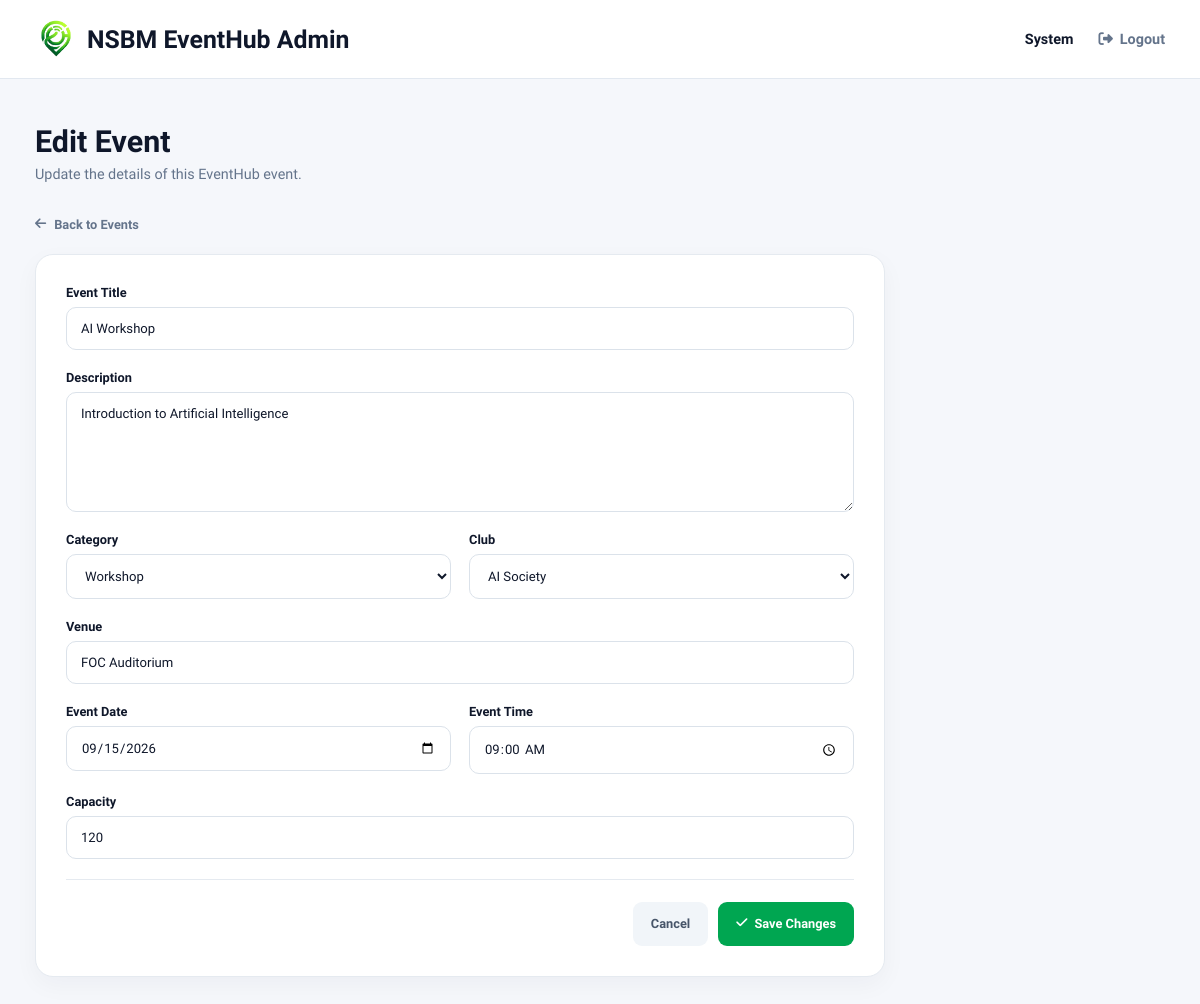
Screenshot of /admin/edit-event.php?id=1 (signed in) with the database file from the repository.
### tables this page shows
CREATE TABLE events (
    event_id INT AUTO_INCREMENT PRIMARY KEY,

    title VARCHAR(200) NOT NULL,
    description TEXT,

    category_id INT NOT NULL,
    club_id INT NOT NULL,

    venue VARCHAR(150) NOT NULL,

    event_date DATE NOT NULL,
    event_time TIME NOT NULL,

    capacity INT NOT NULL,

    banner_image VARCHAR(255),

    created_by INT NOT NULL,

    created_at TIMESTAMP DEFAULT CURRENT_TIMESTAMP,

    CONSTRAINT fk_events_category
        FOREIGN KEY(category_id)
        REFERENCES categories(category_id),

    CONSTRAINT fk_events_club
        FOREIGN KEY(club_id)
        REFERENCES clubs(club_id),

    CONSTRAINT fk_events_user
        FOREIGN KEY(created_by)
        REFERENCES users(user_id)
);

CREATE TABLE categories (
    category_id INT AUTO_INCREMENT PRIMARY KEY,
    category_name VARCHAR(100) NOT NULL UNIQUE
);

CREATE TABLE clubs (
    club_id INT AUTO_INCREMENT PRIMARY KEY,
    club_name VARCHAR(150) NOT NULL,
    description TEXT
);

### admin/edit-event.php (the view, shortened to what this page needs)
<?php
require_once "../config/db.php";
$event_id = intval($_GET["id"] ?? 0);
$sql = "
    SELECT
        event_id,
        title,
        description,
        category_id,
        club_id,
        venue,
        event_date,
        event_time,
        capacity
    FROM events
    WHERE event_id = ?
";
$stmt = mysqli_prepare(
    $conn,
    $sql
);
mysqli_stmt_bind_param(
    $stmt,
    "i",
    $event_id
);
mysqli_stmt_execute($stmt);
$result = mysqli_stmt_get_result($stmt);
$event = mysqli_fetch_assoc($result);
$category_result = mysqli_query(
    $conn,
    "
    SELECT
        category_id,
        category_name
    FROM categories
    ORDER BY category_name
    "
);
$club_result = mysqli_query(
    $conn,
    "
    SELECT
        club_id,
        club_name
    FROM clubs
    ORDER BY club_name
    "
);
?>
<!DOCTYPE html>
<html lang="en">
<head>
    <link
        rel="stylesheet"
        href="https://cdnjs.cloudflare.com/ajax/libs/font-awesome/6.4.0/css/all.min.css">
    <link
        rel="stylesheet"
        href="../assets/css/admin-dashboard.css">
</head>
<body>
<header class="admin-header">
    <div class="header-container">
        <div class="brand">
            <img
                src="../assets/images/logo.png"
                alt="EventHub Logo"
                height="42">
            <span>
                NSBM EventHub Admin
            </span>
        </div>
        <div class="admin-profile">
            <span>
                <?php
                echo htmlspecialchars(
                    $_SESSION["first_name"]
                );
                ?>
            </span>
            <a href="../auth/logout.php">
                <i class="fa-solid fa-right-from-bracket"></i>
                Logout
            </a>
        </div>
    </div>
</header>
<main class="admin-main">
    <section class="welcome-section">
        <div>
            <h1>
                Edit Event
            </h1>
            <p>
                Update the details of this EventHub event.
            </p>
        </div>
    </section>
    <a
        href="events.php"
        class="back-button">
        <i class="fa-solid fa-arrow-left"></i>
        Back to Events
    </a>
    <section class="edit-event-form-card">
        <form
            method="POST"
            action="edit-event.php?id=<?php echo $event_id; ?>">
            <div class="event-form-group">
                <label>
                    Event Title
                </label>
                <input
                    type="text"
                    name="title"
                    value="<?php
                        echo htmlspecialchars(
                            $event["title"]
                        );
                    ?>"
                    required>
            </div>
            <div class="event-form-group">
                <label>
                    Description
                </label>
                <textarea
                    name="description"
                    rows="5"
                    required><?php
                        echo htmlspecialchars(
                            $event["description"]
                        );
                    ?></textarea>
            </div>
            <div class="event-form-row">
                <div class="event-form-group">
                    <label>
                        Category
                    </label>
                    <select
                        name="category_id"
                        required>
                        <?php while (
                            $category =
                            mysqli_fetch_assoc(
                                $category_result
                            )
                        ): ?>
                            <option
                                value="<?php
                                    echo $category[
                                        "category_id"
                                    ];
                                ?>"
                                <?php
                                if (
                                    $category[
                                        "category_id"
                                    ]
                                    ==
                                    $event[
                                        "category_id"
                                    ]
                                ) {
                                    echo "selected";
                                }
                                ?>>
                                <?php
                                echo htmlspecialchars(
                                    $category[
                                        "category_name"
                                    ]
                                );
                                ?>
                            </option>
                        <?php endwhile; ?>
                    </select>
                </div>
                <div class="event-form-group">
                    <label>
                        Club
                    </label>
                    <select
                        name="club_id"
                        required>
                        <?php while (
                            $club =
                            mysqli_fetch_assoc(
                                $club_result
                            )
                        ): ?>
                            <option
                                value="<?php
                                    echo $club[
                                        "club_id"
                                    ];
                                ?>"
                                <?php
                                if (
                                    $club[
                                        "club_id"
                                    ]
                                    ==
                                    $event[
                                        "club_id"
                                    ]
                                ) {
                                    echo "selected";
                                }
                                ?>>
                                <?php
                                echo htmlspecialchars(
                                    $club["club_name"]
                                );
                                ?>
                            </option>
                        <?php endwhile; ?>
                    </select>
                </div>
            </div>
            <div class="event-form-group">
                <label>
                    Venue
                </label>
                <input
                    type="text"
                    name="venue"
                    value="<?php
                        echo htmlspecialchars(
                            $event["venue"]
                        );
                    ?>"
                    required>
            </div>
            <div class="event-form-row">
                <div class="event-form-group">
                    <label>
                        Event Date
                    </label>
                    <input
                        type="date"
                        name="event_date"
                        value="<?php
                            echo htmlspecialchars(
                                $event["event_date"]
                            );
                        ?>"
                        required>
                </div>
                <div class="event-form-group">
                    <label>
                        Event Time
                    </label>
                    <input
                        type="time"
                        name="event_time"
                        value="<?php
                            echo htmlspecialchars(
                                $event["event_time"]
                            );
                        ?>"
                        required>
                </div>
            </div>
            <div class="event-form-group">
                <label>
                    Capacity
                </label>
                <input
                    type="number"
                    name="capacity"
                    min="1"
                    value="<?php
                        echo htmlspecialchars(
                            $event["capacity"]
                        );
                    ?>"
                    required>
            </div>
            <div class="edit-event-actions">
                <a
                    href="events.php"
                    class="cancel-event-btn">
                    Cancel
                </a>
                <button
                    type="submit"
                    class="save-event-btn">
                    <i class="fa-solid fa-check"></i>
                    Save Changes
                </button>
            </div>
        </form>
    </section>
</main>
</body>
</html>

### assets/css/admin-dashboard.css (style rules this page uses)
:root { --primary: #00a651; --primary-dark: #008741; --text-dark: #0f172a; --text-gray: #64748b; --background: #f5f7fb; --white: #ffffff; --border: #e2e8f0; --danger: #dc2626; --danger-light: #fef2f2; --success: #16a34a; --success-light: #f0fdf4; --shadow: 0 10px 30px rgba(15, 23, 42, 0.06); }
* { margin: 0; padding: 0; box-sizing: border-box; font-family: 'Plus Jakarta Sans', sans-serif; }
body { background: var(--background); color: var(--text-dark); min-height: 100vh; }
.admin-header { width: 100%; background: var(--white); border-bottom: 1px solid var(--border); position: sticky; top: 0; z-index: 100; }
.header-container { width: 100%; max-width: 1450px; margin: auto; padding: 18px 35px; display: flex; justify-content: space-between; align-items: center; }
.brand { display: flex; align-items: center; gap: 10px; font-size: 1.55rem; font-weight: 700; color: var(--text-dark); }
.admin-profile { display: flex; align-items: center; gap: 25px; font-size: 0.9rem; color: var(--text-gray); }
.admin-profile span { font-weight: 600; color: var(--text-dark); }
.admin-profile a { display: flex; align-items: center; gap: 7px; color: var(--text-gray); text-decoration: none; font-weight: 600; transition: 0.2s ease; }
.admin-main { width: 100%; max-width: 1450px; margin: auto; padding: 45px 35px 70px; }
.welcome-section { margin-bottom: 30px; }
.welcome-section h1 { font-size: 1.9rem; font-weight: 700; margin-bottom: 7px; }
.welcome-section p { color: var(--text-gray); font-size: 0.9rem; }
.back-button { display: inline-flex; align-items: center; gap: 8px; margin-bottom: 22px; color: var(--text-gray); text-decoration: none; font-size: 0.8rem; font-weight: 600; }
.edit-event-form-card { max-width: 850px; background: #ffffff; border: 1px solid #e5eaf0; border-radius: 18px; padding: 30px; box-shadow: 0 8px 25px rgba(15, 23, 42, 0.04); }
.event-form-group { display: flex; flex-direction: column; gap: 7px; margin-bottom: 20px; }
.event-form-group label { font-size: 0.8rem; font-weight: 600; color: #0f172a; }
.event-form-group input, .event-form-group textarea, .event-form-group select { width: 100%; box-sizing: border-box; padding: 13px 14px; border: 1px solid #dbe2ea; border-radius: 10px; background: #ffffff; color: #0f172a; font-family: inherit; font-size: 0.82rem; outline: none; transition: 0.2s ease; }
.event-form-group textarea { resize: vertical; min-height: 120px; }
.event-form-row { display: grid; grid-template-columns: 1fr 1fr; gap: 18px; }
.edit-event-actions { display: flex; justify-content: flex-end; align-items: center; gap: 10px; margin-top: 10px; padding-top: 22px; border-top: 1px solid #e5eaf0; }
.cancel-event-btn, .save-event-btn { height: 44px; padding: 0 18px; border-radius: 9px; font-family: inherit; font-size: 0.8rem; font-weight: 600; display: inline-flex; align-items: center; justify-content: center; gap: 7px; cursor: pointer; text-decoration: none; }
.cancel-event-btn { background: #f1f5f9; color: #475569; }
.save-event-btn { border: none; background: #00a651; color: white; }

### rows the page displays
events: title "AI Workshop", description "Introduction to Artificial Intelligence", category_id "Workshop", club_id "AI Society", venue "FOC Auditorium", event_date "09/15/2026", event_time "09:00:00", capacity "120"

### other values shown
$_SESSION["first_name"] "System"
